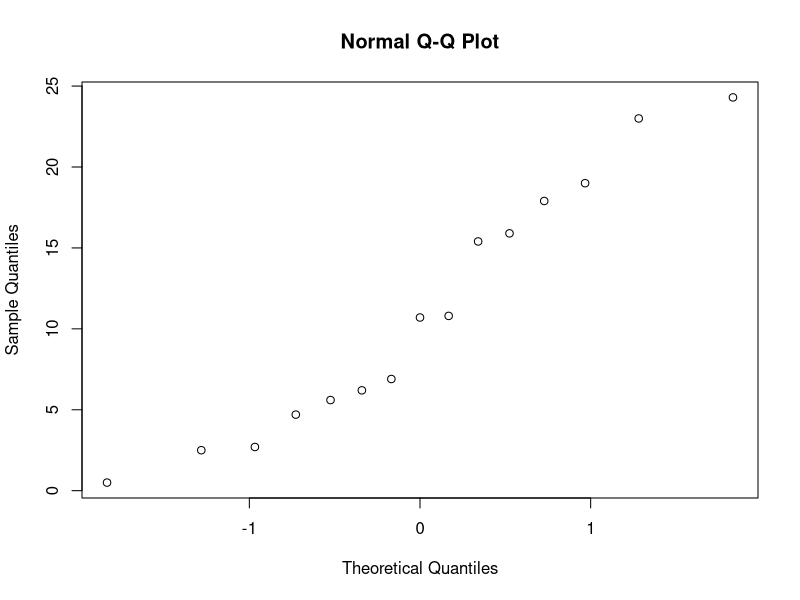
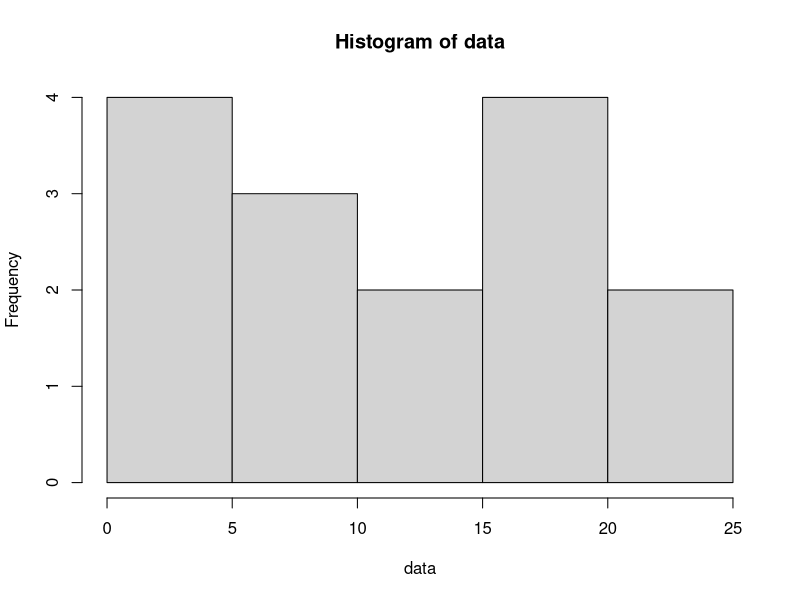

These figures' R source, in order:
data = c(15.4, 17.9, 19.0, 0.5, 15.9, 2.7, 6.2, 2.5, 4.7, 6.9, 10.8, 24.3, 5.6, 23.0, 10.7)
##### check normality #####
qqnorm(data)
hist(data)
shapiro.test(data)
#larger than confidence level: 0.05, therefore passed the test and can state 
#that there exists no significant departure from normality. 


##### construct a 97%-CI for mu #####
mean_data = mean(data)
std_data = sd(data)
n = length(data)

#0.985 since 2-sided and confidence interval of 0.97,normal distribution is used
#since we can assume normality
error = qnorm(0.985)*std_data/sqrt(n)
left = mean_data-error
right = mean_data+error

#mean and confidence interval
c(left, mean_data, right)

##### calculate the sample size when the length of the 97%-CI is at most 2 ####
#2E=2 so E=1
E = 1
#normal distribution is used since we can assume normality
min_sample_size = (qnorm(0.985)^2*std_data^2)/ E^2
min_sample_size

##### bootstrap method #####
#If we have a (small) sample from an unknown distribution and the distribution
#of X¯ is not close to normal, we cannot rely on the above (asympt.) normal CI.
#and we can use a bootstrap method

B=1000
Tstar=numeric(B)
for(i in 1:B) {
  Xstar=sample(data,replace=TRUE)
  Tstar[i]=mean(Xstar) }

Tstar15=quantile(Tstar,0.015)
Tstar985=quantile(Tstar,0.985)

#comparison t-test and bootstrap method
c(left, mean_data, right)
c(2*mean_data-Tstar985,mean(Tstar),2*mean_data-Tstar15)
#bootstrap method has a smaller 97%-confidence interval compared to the method
#were we use the normal distribution 

